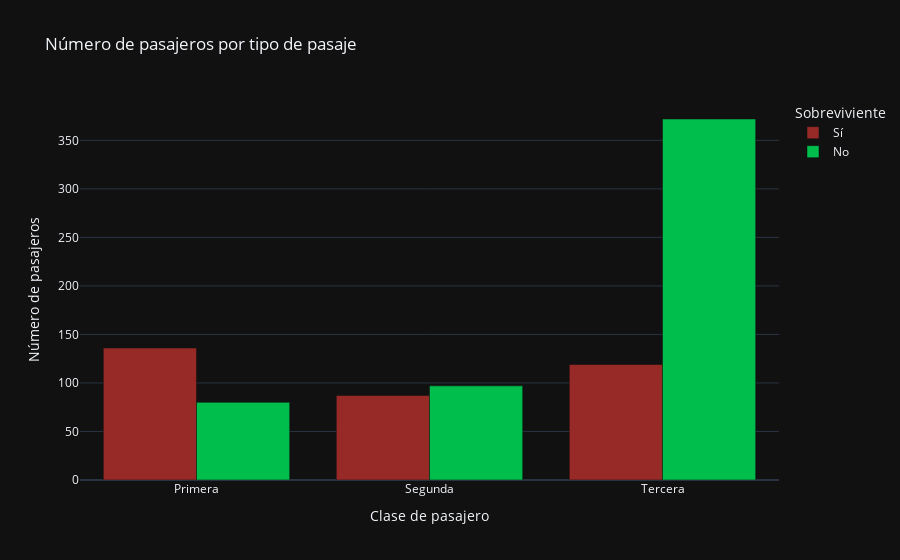

This figure's notebook cell:
### Code cell
passenger_class = titan.groupby(['PCLASS', 'SURVIVED']).size().reset_index(name='count')
passenger_class['SURVIVED'] = passenger_class['SURVIVED'].map({'Dead': 'No', 'Alive': 'Sí'})

biglietti = px.bar(passenger_class, x="PCLASS", y="count", color="SURVIVED",color_discrete_sequence=colores, barmode='group', template='plotly_dark', labels={"PCLASS": "Clase de pasajero", "count": "Número de pasajeros", "SURVIVED": "Sobreviviente"}, title="Número de pasajeros por tipo de pasaje")

biglietti.show()

### Figure 1 — Plotly figure (JSON) as saved in the notebook; plotly's stock layout.template omitted (floating-point values rounded to 4 significant figures)
{"data": [{"alignmentgroup": "True", "hovertemplate": "Sobreviviente=Sí<br>Clase de pasajero=%{x}<br>Número de pasajeros=%{y}<extra></extra>", "legendgroup": "Sí", "marker": {"color": "#972a27", "pattern": {"shape": ""}}, "name": "Sí", "offsetgroup": "Sí", "orientation": "v", "showlegend": true, "textposition": "auto", "type": "bar", "x": ["Primera", "Segunda", "Tercera"], "xaxis": "x", "y": [136, 87, 119], "yaxis": "y"}, {"alignmentgroup": "True", "hovertemplate": "Sobreviviente=No<br>Clase de pasajero=%{x}<br>Número de pasajeros=%{y}<extra></extra>", "legendgroup": "No", "marker": {"color": "#00be4c", "pattern": {"shape": ""}}, "name": "No", "offsetgroup": "No", "orientation": "v", "showlegend": true, "textposition": "auto", "type": "bar", "x": ["Primera", "Segunda", "Tercera"], "xaxis": "x", "y": [80, 97, 372], "yaxis": "y"}], "layout": {"barmode": "group", "legend": {"title": {"text": "Sobreviviente"}, "tracegroupgap": 0}, "title": {"text": "Número de pasajeros por tipo de pasaje"}, "xaxis": {"anchor": "y", "domain": [0, 1], "title": {"text": "Clase de pasajero"}}, "yaxis": {"anchor": "x", "domain": [0, 1], "title": {"text": "Número de pasajeros"}}}}
